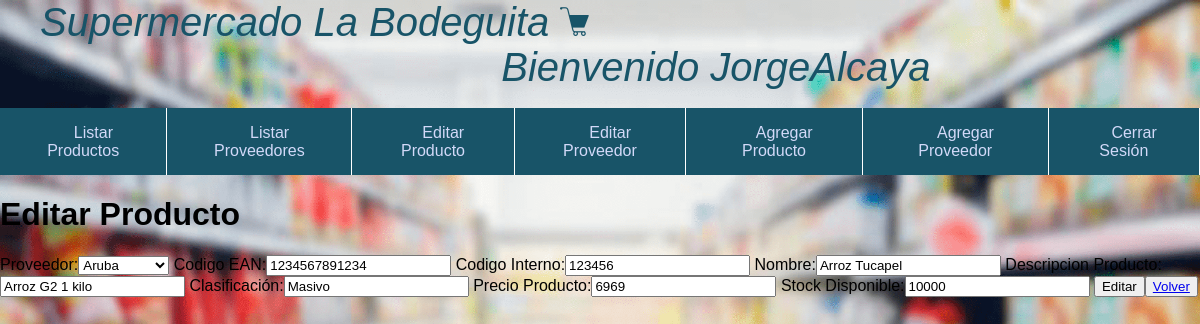
Screenshot of /editarProducto/1 (signed in) with the database file from the repository.
### app/models.py (models this page shows, shortened)
class Producto(models.Model):
    proveedor = models.ForeignKey(Proveedor, null=True, blank=True, on_delete=models.CASCADE)
    codigo = models.IntegerField()
    sku = models.IntegerField()
    nombre = models.CharField(max_length=20)
    descripcion = models.CharField(max_length=30)
    clasificacion = models.CharField(max_length=30)
    precio = models.IntegerField()
    disponible = models.IntegerField()

class Proveedor(models.Model):
    rut = models.CharField(max_length=15)
    nombre = models.CharField(max_length=50)
    telefono = models.CharField(max_length=20)
    domicilio = models.CharField(max_length=50)
    region = models.CharField(max_length=50, blank=True, null=True)
    comuna = models.CharField(max_length=50, blank=True, null=True)
    def __str__(self):
        return self.nombre

### app/views.py (the view)
# urls.py: path('editarProducto/<int:producto_id>', views.editarProducto),
@login_required
def editarProducto(request, producto_id):
    instancia = Producto.objects.get(id=producto_id)
    form = ProductoForm(instance=instancia)
    if request.method =="POST":
        form= ProductoForm(request.POST, instance= instancia)
        if form.is_valid():
            instancia = form.save(commit=False)
            instancia.save()
    return render(request, "app/editarProducto.html",{'form':form})

### app/forms.py
class ProductoForm(forms.ModelForm):
    class Meta:
        model = Producto
        fields = ['proveedor', 'codigo', 'sku', 'nombre',
                  'descripcion', 'clasificacion', 'precio','disponible' ]
        labels = {'proveedor': 'Proveedor', 'codigo': 'Codigo EAN', 'sku': 'Codigo Interno', 'nombre': 'Nombre', 'descripcion': 'Descripcion Producto',
                  'clasificacion': 'Clasificación', 'precio': 'Precio Producto', 'disponible': 'Stock Disponible'}

### app/templates/app/editarProducto.html (shortened to what this page needs)
{% extends 'app/base.html' %}
{% block content %}
<body>
    <h1 class="f">Editar Producto</h1>
   <form class="g" method="POST">
        {{ form }}
        <button  type="submit" >Editar</button><button><a href="http://localhost:8000/listarProductosFull">Volver</a></button>
   </form>
</body>
{% endblock content %}

### app/templates/app/base.html (shortened to what this page needs)
{% load staticfiles %}
<!DOCTYPE html>
<html lang="es">
<head>
    <link href="{% static 'css/estiloMenu.css' %}" rel="stylesheet">
    <link href="{% static 'css/icomoon/style.css' %}" rel="stylesheet">
    <link href="{% static 'css/estiloFormLogin.css' %}" rel="stylesheet">
</head>
<dir class="titulo">
    Supermercado La Bodeguita <img src="{% static 'img/carrito.png' %}" alt="">
    {% if user.is_authenticated %} <span>123456789101112131415</span>Bienvenido {{user.username}}
    {% else %}<span>123456789101112131415</span>Bienvenido Proveedores{% endif %}
</dir>
<span>12345678910</span>
<body>
    <header class="titulo3">
        <nav class="menu">
            <ul>
                {% if user.is_authenticated %}
                <li><a href="http://localhost:8000/listarProductos"><span class="icon-file-text"></span> Listar
                        Productos</a></li>
                <li><a href="http://localhost:8000/listarProveedores"><span class="icon-file-text"></span> Listar
                        Proveedores</a></li>
                <li><a href="http://localhost:8000/listarProductosFull"><span class="icon-file-text"></span> Editar
                        Producto</a></li>
                <li><a href="http://localhost:8000/listarProveedoresFull"><span class="icon-file-text"></span> Editar
                        Proveedor</a></li>
                <li><a href="http://localhost:8000/ingresarProducto"><span class="icon-file-text"></span> Agregar
                        Producto</a></li>
                <li><a href="http://localhost:8000/ingresarProveedor"><span class="icon-file-text"></span> Agregar
                        Proveedor</a></li>
                <li><a href="http://localhost:8000/logout/"><span class="icon-clipboard"></span> Cerrar Sesión</a>
                </li>
                {% endif %}
            </ul>
        </nav>
    </header>
</body>
{% block content %}
{% endblock %}
</html>

### app/static/css/estiloMenu.css (style rules this page uses)
body { margin: 0; font-family: sans-serif; }
header { width: 100%; background: #185468; }
.menu ul { margin: 0; list-style: none; padding: 0; display: flex; }
.menu li { border-right: 1px solid #fff; }
.menu li a { display: block; padding: 15px 20px; color: rgb(210, 217, 248); text-decoration: none; }

### app/static/css/icomoon/style.css (style rules this page uses)
[class^="icon-"], [class*=" icon-"] { font-family: 'icomoon' !important; speak: none; font-style: normal; font-weight: normal; font-variant: normal; text-transform: none; line-height: 1; -webkit-font-smoothing: antialiased; -moz-osx-font-smoothing: grayscale; }
.icon-clipboard:before { content: "\e9b8"; }
.icon-file-text:before { content: "\e922"; }

### app/static/css/estiloFormLogin.css (style rules this page uses)
ul { list-style: none; padding: 0; text-align: center; color: rgb(210, 217, 248); }
.titulo { font-size: 40px; color: #185468; font-style: italic; font-family: 'Franklin Gothic Medium', 'Arial Narrow', Arial, sans-serif; margin: 0; }

### rows the page displays
Producto: proveedor "Aruba", codigo "1234567891234", sku "123456", descripcion "Arroz G2 1 kilo", clasificacion "Masivo", precio "6969", disponible "10000"
Proveedor: nombre "Arroz Tucapel"

### other values shown
{{ user.username }} "JorgeAlcaya"
